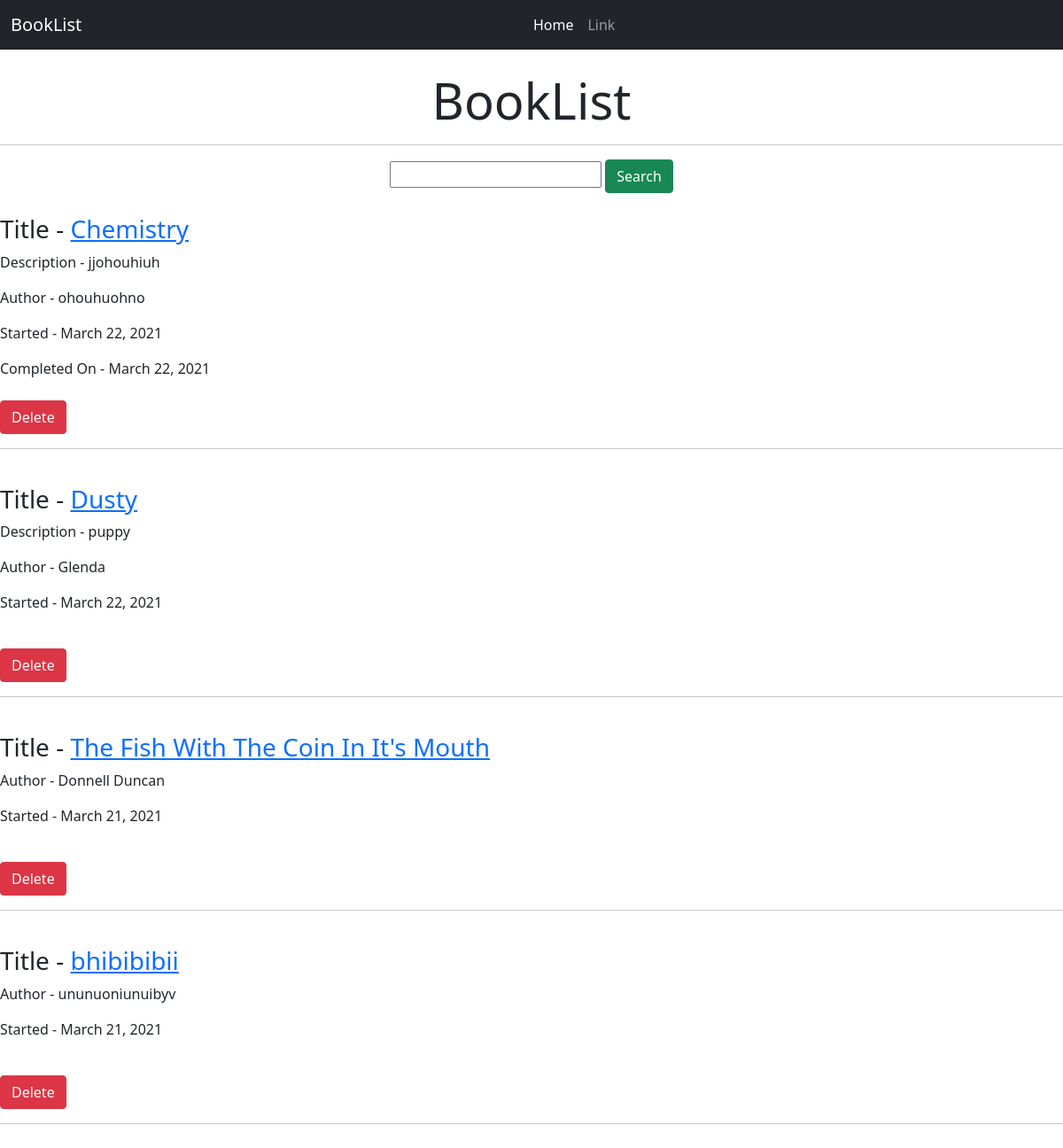
The page / on the database its author committed.
### list/models.py (models this page shows, shortened)
class Book(models.Model):
    title = models.CharField(max_length=1000000)
    description = models.TextField(blank=True)
    author = models.TextField()
    completed = models.BooleanField(default=False)
    started = models.DateField(auto_now_add=True)
    finished = models.DateField(auto_now=True)
    class Meta:
        ordering = ['-started']

### list/views.py (the view)
# urls.py: path('', BookList.as_view(), name='book_list'),
class BookList(ListView):
    model = Book
    context_object_name = 'books'
    def get_context_data(self, **kwargs):
        context = super().get_context_data(**kwargs)
        search_text = self.request.GET.get('search') or ''
        if search_text:
            context['books'] = context['books'].filter(title__icontains=search_text)
        context['search_text'] = search_text
        return context

### list/templates/list/book_list.html
{% extends 'base.html' %}
{% block content %}
    <h1 class='text-center display-4'>BookList</h1>
    <hr>
    <div class='text-center'>
        <form method="get">
            <input type="text" name="search" value='{{ search_text }}'>
            <input class='btn btn-success' type="submit" value="Search">
        </form>
    </div>
    <br>
    {% for book in books %}
        <ul class='ml-4 list-unstyled'>
            <li>
            <h3>Title - <a href="{% url 'update_book' book.id %}">{{ book.title }}</a></h3>
            {% if book.description %}
                <p>Description - {{ book.description }}</p>
            {% endif %}
            <p>Author - {{ book.author }}</p>
            <p>Started - {{ book.started }}</p>
            {% if book.completed %}
                Completed On - {{ book.finished }}
            {% endif %}
            </li>
            <br>
            <a class='btn btn-danger' href="{% url 'delete_book' book.id %}">Delete</a>
        </ul>
        <hr>
        <br>
    {% endfor %}
{% endblock content %}

### templates/base.html (shortened to what this page needs)
<!doctype html>
<html lang="en">
  <head>
    <link href="https://cdn.jsdelivr.net/npm/bootstrap@5.0.0-beta2/dist/css/bootstrap.min.css" rel="stylesheet">
  </head>
  <body>
    {% include 'navbar.html' %}
    <main>
      <br>
        {% block content %}{% endblock content %}
    </main>
  </body>
</html>

### templates/navbar.html (shortened to what this page needs)
<nav class="navbar navbar-expand-lg navbar-dark bg-dark">
  <div class="container-fluid">
    <a class="navbar-brand" href="/">BookList</a>
    <div class="collapse navbar-collapse" id="navbarSupportedContent">
      <ul class="navbar-nav m-auto mb-2 mb-lg-0">
        <li class="nav-item">
          <a class="nav-link active" aria-current="page" href="/">Home</a>
        </li>
        <li class="nav-item">
          <a class="nav-link" href="#">Link</a>
        </li>
      </ul>
    </div>
  </div>
</nav>

### rows shown on the page
Book: title "Chemistry", description "jjohouhiuh", author "ohouhuohno", started "March 22, 2021", finished "March 22, 2021"
Book: title "Dusty", description "puppy", author "Glenda", started "March 22, 2021"
Book: title "The Fish With The Coin In It's Mouth", author "Donnell Duncan", started "March 21, 2021"
Book: title "bhibibibii", author "ununuoniunuibyv", started "March 21, 2021"
